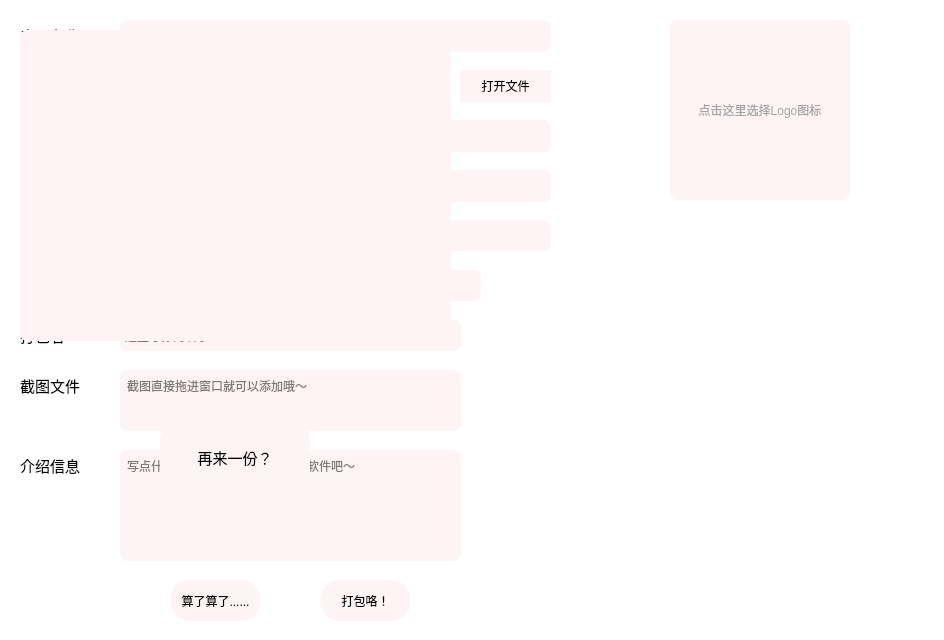
<?xml version="1.0" encoding="UTF-8"?>
<ui version="4.0">
 <class>MainWindow</class>
 <widget class="QMainWindow" name="MainWindow">
  <property name="geometry">
   <rect>
    <x>0</x>
    <y>0</y>
    <width>944</width>
    <height>640</height>
   </rect>
  </property>
  <property name="windowTitle">
   <string>社区商店投稿器</string>
  </property>
  <property name="windowIcon">
   <iconset resource="backgrounds.qrc">
    <normaloff>:/image/icon.png</normaloff>:/image/icon.png</iconset>
  </property>
  <property name="styleSheet">
   <string notr="true">background-color: rgb(255, 255, 255);</string>
  </property>
  <widget class="QWidget" name="centralwidget">
   <widget class="QLineEdit" name="name">
    <property name="geometry">
     <rect>
      <x>120</x>
      <y>20</y>
      <width>431</width>
      <height>32</height>
     </rect>
    </property>
    <property name="styleSheet">
     <string notr="true">border-style:none;
padding:3px;
border-radius:7px;
background-color: rgb(255, 244, 245);</string>
    </property>
    <property name="placeholderText">
     <string>这里写在商店展示的名字～</string>
    </property>
   </widget>
   <widget class="QLineEdit" name="filename">
    <property name="geometry">
     <rect>
      <x>120</x>
      <y>70</y>
      <width>331</width>
      <height>32</height>
     </rect>
    </property>
    <property name="styleSheet">
     <string notr="true">border-style:none;
padding:3px;
border-radius:7px;
background-color: rgb(255, 244, 245);</string>
    </property>
    <property name="readOnly">
     <bool>true</bool>
    </property>
    <property name="placeholderText">
     <string>这里是要投稿的安装包的路径~</string>
    </property>
   </widget>
   <widget class="QLabel" name="label">
    <property name="geometry">
     <rect>
      <x>20</x>
      <y>20</y>
      <width>81</width>
      <height>31</height>
     </rect>
    </property>
    <property name="styleSheet">
     <string notr="true">font: 11pt;</string>
    </property>
    <property name="text">
     <string>应用名称</string>
    </property>
   </widget>
   <widget class="QLabel" name="label_2">
    <property name="geometry">
     <rect>
      <x>20</x>
      <y>70</y>
      <width>81</width>
      <height>31</height>
     </rect>
    </property>
    <property name="styleSheet">
     <string notr="true">font: 11pt;</string>
    </property>
    <property name="text">
     <string>deb位置</string>
    </property>
   </widget>
   <widget class="QLabel" name="label_5">
    <property name="geometry">
     <rect>
      <x>20</x>
      <y>220</y>
      <width>81</width>
      <height>31</height>
     </rect>
    </property>
    <property name="styleSheet">
     <string notr="true">font: 11pt;</string>
    </property>
    <property name="text">
     <string>作者（可选）</string>
    </property>
   </widget>
   <widget class="QLineEdit" name="author">
    <property name="geometry">
     <rect>
      <x>120</x>
      <y>220</y>
      <width>431</width>
      <height>31</height>
     </rect>
    </property>
    <property name="styleSheet">
     <string notr="true">border-style:none;
padding:3px;
border-radius:7px;
background-color: rgb(255, 244, 245);</string>
    </property>
    <property name="placeholderText">
     <string>这里是原作者的名字哦～</string>
    </property>
   </widget>
   <widget class="QLabel" name="lable22">
    <property name="geometry">
     <rect>
      <x>-80</x>
      <y>0</y>
      <width>1024</width>
      <height>640</height>
     </rect>
    </property>
    <property name="styleSheet">
     <string notr="true">border-image: url(:/image/background.png);</string>
    </property>
    <property name="text">
     <string/>
    </property>
   </widget>
   <widget class="QLabel" name="label_9">
    <property name="geometry">
     <rect>
      <x>20</x>
      <y>450</y>
      <width>81</width>
      <height>31</height>
     </rect>
    </property>
    <property name="styleSheet">
     <string notr="true">font: 11pt;</string>
    </property>
    <property name="text">
     <string>介绍信息</string>
    </property>
   </widget>
   <widget class="QTextEdit" name="info">
    <property name="geometry">
     <rect>
      <x>120</x>
      <y>450</y>
      <width>341</width>
      <height>111</height>
     </rect>
    </property>
    <property name="styleSheet">
     <string notr="true">border-style:none;
padding:3px;
border-radius:7px;
background-color: rgb(255, 244, 245);</string>
    </property>
    <property name="placeholderText">
     <string>写点什么向大家介绍一下这个应用软件吧～</string>
    </property>
   </widget>
   <widget class="QLabel" name="label_4">
    <property name="geometry">
     <rect>
      <x>20</x>
      <y>170</y>
      <width>81</width>
      <height>31</height>
     </rect>
    </property>
    <property name="styleSheet">
     <string notr="true">font: 11pt;</string>
    </property>
    <property name="text">
     <string>版本</string>
    </property>
   </widget>
   <widget class="QLineEdit" name="version">
    <property name="geometry">
     <rect>
      <x>120</x>
      <y>170</y>
      <width>431</width>
      <height>32</height>
     </rect>
    </property>
    <property name="styleSheet">
     <string notr="true">border-style:none;
padding:3px;
border-radius:7px;
background-color: rgb(255, 244, 245);</string>
    </property>
    <property name="placeholderText">
     <string>这里要填上版本哦～</string>
    </property>
   </widget>
   <widget class="QPushButton" name="pushButton">
    <property name="geometry">
     <rect>
      <x>320</x>
      <y>580</y>
      <width>91</width>
      <height>41</height>
     </rect>
    </property>
    <property name="styleSheet">
     <string notr="true">QPushButton:pressed
{
background-color:#c44237;
border-radius:20px;
color:#FFFFFF; 
}
QPushButton
{
border-radius:20px;
color:#000000; 
background-color: rgb(255, 244, 245);
}</string>
    </property>
    <property name="text">
     <string>打包咯！</string>
    </property>
   </widget>
   <widget class="QPushButton" name="pushButton_2">
    <property name="geometry">
     <rect>
      <x>170</x>
      <y>580</y>
      <width>91</width>
      <height>41</height>
     </rect>
    </property>
    <property name="styleSheet">
     <string notr="true">QPushButton:pressed
{
background-color:#c44237;
border-radius:20px;
color:#FFFFFF; 
}
QPushButton
{
border-radius:20px;
color:#000000; 
background-color: rgb(255, 244, 245);
}</string>
    </property>
    <property name="text">
     <string>算了算了......</string>
    </property>
   </widget>
   <widget class="QLabel" name="label_8">
    <property name="geometry">
     <rect>
      <x>20</x>
      <y>370</y>
      <width>81</width>
      <height>31</height>
     </rect>
    </property>
    <property name="styleSheet">
     <string notr="true">font: 11pt;</string>
    </property>
    <property name="text">
     <string>截图文件</string>
    </property>
   </widget>
   <widget class="QLabel" name="icon">
    <property name="geometry">
     <rect>
      <x>670</x>
      <y>20</y>
      <width>180</width>
      <height>180</height>
     </rect>
    </property>
    <property name="styleSheet">
     <string notr="true">border-style:none;
padding:3px;
border-radius:7px;
background-color: rgb(255, 244, 245);</string>
    </property>
    <property name="text">
     <string>&lt;html&gt;&lt;head/&gt;&lt;body&gt;&lt;p align=&quot;center&quot;&gt;&lt;br/&gt;&lt;/p&gt;&lt;/body&gt;&lt;/html&gt;</string>
    </property>
   </widget>
   <widget class="QPushButton" name="pushButton_3">
    <property name="geometry">
     <rect>
      <x>670</x>
      <y>20</y>
      <width>180</width>
      <height>180</height>
     </rect>
    </property>
    <property name="styleSheet">
     <string notr="true">border-style:none;
padding:3px;
border-radius:7px;
background-color: rgba(255, 255, 255, 0);
color: rgb(165, 165, 165);</string>
    </property>
    <property name="text">
     <string>点击这里选择Logo图标</string>
    </property>
   </widget>
   <widget class="QLabel" name="lable33">
    <property name="geometry">
     <rect>
      <x>-80</x>
      <y>0</y>
      <width>1024</width>
      <height>640</height>
     </rect>
    </property>
    <property name="styleSheet">
     <string notr="true">border-image: url(:/image/background2.png);</string>
    </property>
    <property name="text">
     <string/>
    </property>
   </widget>
   <widget class="QTextBrowser" name="textBrowser">
    <property name="geometry">
     <rect>
      <x>20</x>
      <y>30</y>
      <width>431</width>
      <height>311</height>
     </rect>
    </property>
    <property name="styleSheet">
     <string notr="true">border-style:none;
padding:3px;
border-radius:7px;
background-color: rgb(255, 244, 245);</string>
    </property>
   </widget>
   <widget class="QLabel" name="label_7">
    <property name="geometry">
     <rect>
      <x>20</x>
      <y>320</y>
      <width>51</width>
      <height>31</height>
     </rect>
    </property>
    <property name="styleSheet">
     <string notr="true">font: 11pt;</string>
    </property>
    <property name="text">
     <string>打包者</string>
    </property>
   </widget>
   <widget class="QLineEdit" name="contributor">
    <property name="geometry">
     <rect>
      <x>120</x>
      <y>320</y>
      <width>341</width>
      <height>31</height>
     </rect>
    </property>
    <property name="styleSheet">
     <string notr="true">border-style:none;
padding:3px;
border-radius:7px;
background-color: rgb(255, 244, 245);</string>
    </property>
    <property name="placeholderText">
     <string>这里写你的名字～</string>
    </property>
   </widget>
   <widget class="QPushButton" name="pushButton_4">
    <property name="geometry">
     <rect>
      <x>160</x>
      <y>420</y>
      <width>150</width>
      <height>75</height>
     </rect>
    </property>
    <property name="font">
     <font>
      <pointsize>11</pointsize>
     </font>
    </property>
    <property name="styleSheet">
     <string notr="true">QPushButton:pressed
{
background-color:#c44237;
border-radius:20px;
color:#FFFFFF; 
}
QPushButton
{
border-radius:20px;
color:#000000; 
background-color: rgb(255, 244, 245);
}</string>
    </property>
    <property name="text">
     <string>再来一份？</string>
    </property>
   </widget>
   <widget class="QPushButton" name="pushButton_5">
    <property name="geometry">
     <rect>
      <x>160</x>
      <y>130</y>
      <width>150</width>
      <height>75</height>
     </rect>
    </property>
    <property name="font">
     <font>
      <pointsize>11</pointsize>
     </font>
    </property>
    <property name="styleSheet">
     <string notr="true">QPushButton:pressed
{
background-color:#c44237;
border-radius:20px;
color:#FFFFFF; 
}
QPushButton
{
border-radius:20px;
color:#000000; 
background-color: rgb(255, 244, 245);
}</string>
    </property>
    <property name="text">
     <string>要不要压缩一下？</string>
    </property>
   </widget>
   <widget class="QLabel" name="label_6">
    <property name="geometry">
     <rect>
      <x>20</x>
      <y>270</y>
      <width>81</width>
      <height>31</height>
     </rect>
    </property>
    <property name="font">
     <font>
      <pointsize>11</pointsize>
     </font>
    </property>
    <property name="text">
     <string>主页（可选）</string>
    </property>
   </widget>
   <widget class="QLineEdit" name="website">
    <property name="geometry">
     <rect>
      <x>120</x>
      <y>270</y>
      <width>361</width>
      <height>31</height>
     </rect>
    </property>
    <property name="styleSheet">
     <string notr="true">border-style:none;
padding:3px;
border-radius:7px;
background-color: rgb(255, 244, 245);</string>
    </property>
    <property name="placeholderText">
     <string>这里写原作者的主页或者官网～</string>
    </property>
   </widget>
   <widget class="QLineEdit" name="pkgname">
    <property name="geometry">
     <rect>
      <x>120</x>
      <y>120</y>
      <width>431</width>
      <height>32</height>
     </rect>
    </property>
    <property name="styleSheet">
     <string notr="true">border-style:none;
padding:3px;
border-radius:7px;
background-color: rgb(255, 244, 245);</string>
    </property>
    <property name="placeholderText">
     <string>这里是软件包的名字~（比如krita，vscode，dde-dock这样啦）</string>
    </property>
   </widget>
   <widget class="QLabel" name="label_3">
    <property name="geometry">
     <rect>
      <x>20</x>
      <y>120</y>
      <width>51</width>
      <height>31</height>
     </rect>
    </property>
    <property name="font">
     <font>
      <pointsize>12</pointsize>
     </font>
    </property>
    <property name="text">
     <string>包名</string>
    </property>
   </widget>
   <widget class="QPushButton" name="pushButton_6">
    <property name="geometry">
     <rect>
      <x>460</x>
      <y>70</y>
      <width>91</width>
      <height>32</height>
     </rect>
    </property>
    <property name="styleSheet">
     <string notr="true">QPushButton:pressed
{
background-color:#c44237;
border-radius:20px;
color:#FFFFFF; 
}
QPushButton
{
border-radius:20px;
color:#000000; 
background-color: rgb(255, 244, 245);
}</string>
    </property>
    <property name="text">
     <string>打开文件</string>
    </property>
   </widget>
   <widget class="QTextEdit" name="image">
    <property name="geometry">
     <rect>
      <x>120</x>
      <y>370</y>
      <width>341</width>
      <height>61</height>
     </rect>
    </property>
    <property name="styleSheet">
     <string notr="true">border-style:none;
padding:3px;
border-radius:7px;
background-color: rgb(255, 244, 245);</string>
    </property>
    <property name="readOnly">
     <bool>true</bool>
    </property>
    <property name="placeholderText">
     <string>截图直接拖进窗口就可以添加哦～</string>
    </property>
   </widget>
   <zorder>lable33</zorder>
   <zorder>lable22</zorder>
   <zorder>name</zorder>
   <zorder>filename</zorder>
   <zorder>label</zorder>
   <zorder>label_2</zorder>
   <zorder>label_5</zorder>
   <zorder>author</zorder>
   <zorder>label_9</zorder>
   <zorder>info</zorder>
   <zorder>label_4</zorder>
   <zorder>version</zorder>
   <zorder>pushButton</zorder>
   <zorder>pushButton_2</zorder>
   <zorder>label_8</zorder>
   <zorder>icon</zorder>
   <zorder>pushButton_3</zorder>
   <zorder>label_7</zorder>
   <zorder>contributor</zorder>
   <zorder>label_6</zorder>
   <zorder>website</zorder>
   <zorder>pkgname</zorder>
   <zorder>label_3</zorder>
   <zorder>pushButton_6</zorder>
   <zorder>pushButton_4</zorder>
   <zorder>pushButton_5</zorder>
   <zorder>textBrowser</zorder>
   <zorder>image</zorder>
  </widget>
 </widget>
 <resources>
  <include location="backgrounds.qrc"/>
 </resources>
 <connections>
  <connection>
   <sender>pushButton_2</sender>
   <signal>clicked(bool)</signal>
   <receiver>MainWindow</receiver>
   <slot>close()</slot>
   <hints>
    <hint type="sourcelabel">
     <x>266</x>
     <y>526</y>
    </hint>
    <hint type="destinationlabel">
     <x>265</x>
     <y>645</y>
    </hint>
   </hints>
  </connection>
 </connections>
</ui>
